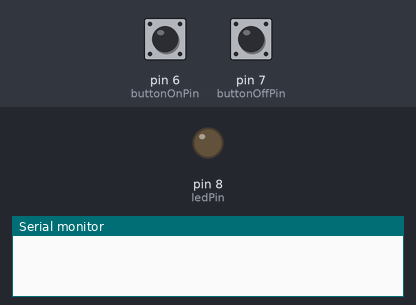
Bench run of a sketch on a simulated Arduino Uno, built with avr-gcc and run on an emulated ATmega328P. Parts: output pins drawn as LEDs (lit = HIGH), the last lines printed to the serial monitor. The test bench sets the inputs (shaded band); at power-on: pin 6 (buttonOnPin) HIGH, pin 7 (buttonOffPin) HIGH.

Above: at 1.2 s.
1.3 s: pin 6 (buttonOnPin) pulled LOW for 0.15 s
At 2.4 s:
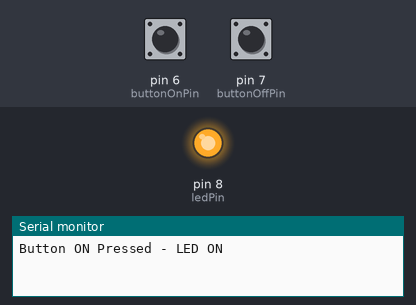
2.9 s: pin 7 (buttonOffPin) pulled LOW for 0.15 s
At 3.6 s:
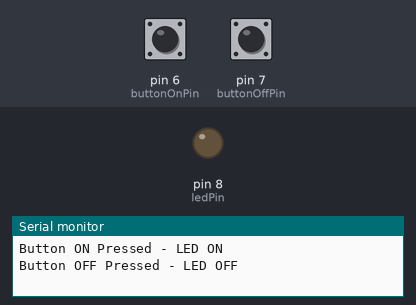
4.5 s: pin 6 (buttonOnPin) pulled LOW for 1 s
At 4.8 s:
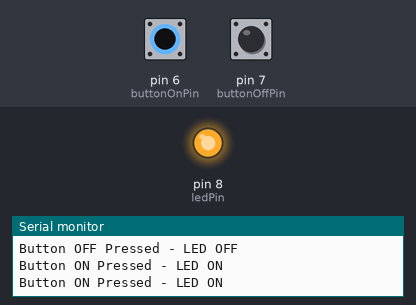
7.0 s: pin 7 (buttonOffPin) pulled LOW for 1 s
At 7.9 s:
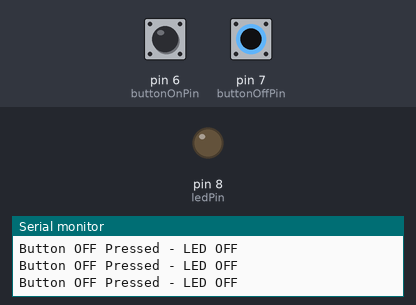
Timing chart, 0 to 10.0 s (numbered marks = the images above; inputs shaded):
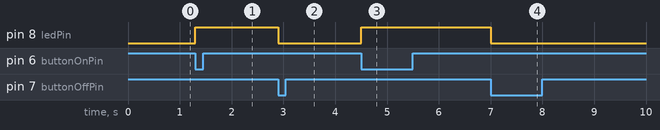

The sketch:

7._Dual-Button_LED_Control.ino
```cpp
/*
Components Used:
- Arduino Board
- Sensor Shield
- 2 Push Buttons
- LED
- Breadboard
- Jumper Wires
*/

int buttonOnPin = 6;  // Button 1 to turn LED ON
int buttonOffPin = 7; // Button 2 to turn LED OFF
int ledPin = 8;       // LED connected to Pin 8

void setup() {
  pinMode(buttonOnPin, INPUT_PULLUP);  // Set Button 1 as input with internal pull-up resistor
  pinMode(buttonOffPin, INPUT_PULLUP); // Set Button 2 as input with internal pull-up resistor
  pinMode(ledPin, OUTPUT);             // Set LED pin as output
  Serial.begin(9600);                  // Initialize Serial Monitor at 9600 baud
}

void loop() {
  if (digitalRead(buttonOnPin) == LOW) {  // If Button 1 is pressed
    digitalWrite(ledPin, HIGH);            // Turn on LED
    Serial.println("Button ON Pressed - LED ON");
    delay(200);  // Debounce delay
  }

  if (digitalRead(buttonOffPin) == LOW) { // If Button 2 is pressed
    digitalWrite(ledPin, LOW);             // Turn off LED
    Serial.println("Button OFF Pressed - LED OFF");
    delay(200);  // Debounce delay
  }
}
```

Measured:
- after the input at 1.3 s, pin 8 (ledPin): LOW → HIGH at once
- after the input at 2.9 s, pin 8 (ledPin): HIGH → LOW at once
- after the input at 4.5 s, pin 8 (ledPin): LOW → HIGH at once
- after the input at 7.0 s, pin 8 (ledPin): HIGH → LOW at once
